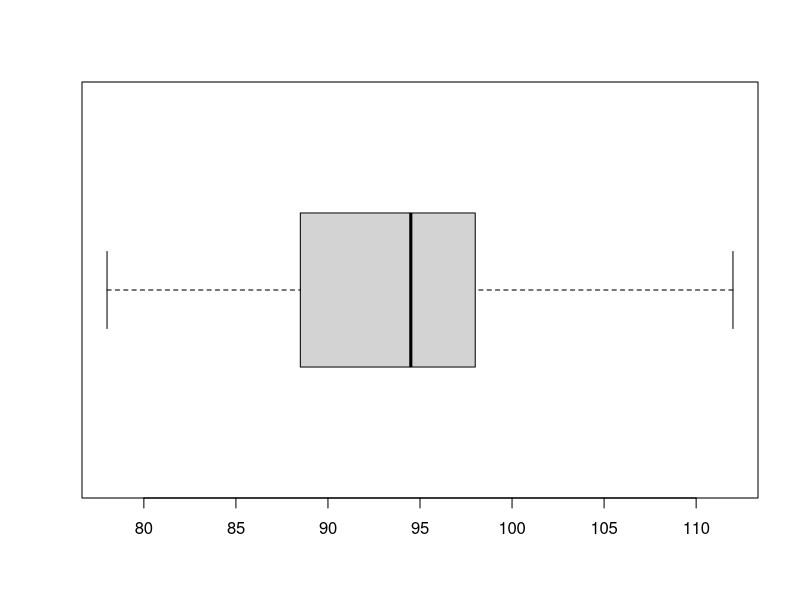

This chart was generated by the following R code:
x <- c(87, 109, 79, 80, 96, 95, 90, 92, 96, 98,
       101, 91, 78, 112, 94, 98, 94, 107, 81, 96)
stem(x)
stem(x, scale = 2)
stem(x, scale = 0.5)
quantile(x)
IQR(x)
boxplot(x, horizontal = T)
